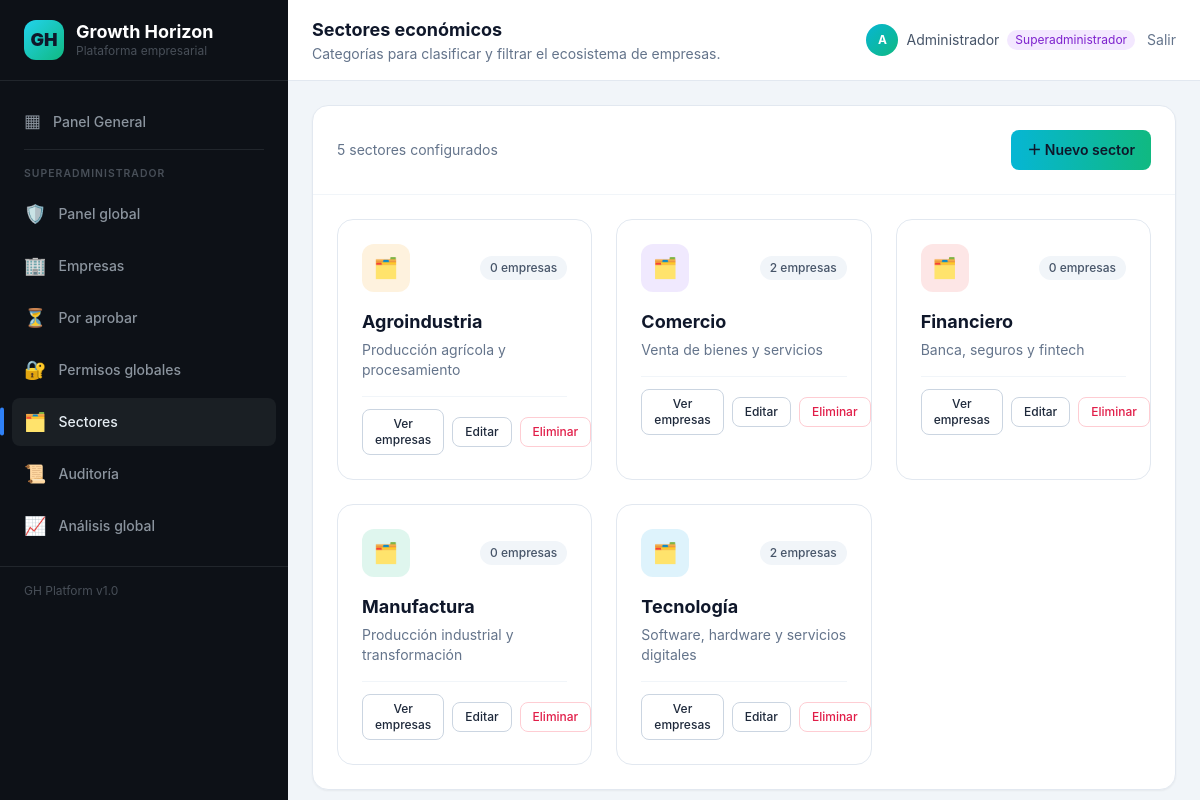
The page /sectores/ (signed in) on the database its author committed.
### models/usuario.py (models this page shows, shortened)
class Usuario(UserMixin, TimestampMixin, db.Model):
    __tablename__ = "usuarios"
    id = db.Column(db.Integer, primary_key=True)
    nombre = db.Column(db.String(120), nullable=False)
    email = db.Column(db.String(180), unique=True, nullable=False, index=True)
    password_hash = db.Column(db.String(255), nullable=False)
    rol = db.Column(db.String(40), nullable=False, default=ROL_ANALISTA)
    cargo = db.Column(db.String(80), nullable=True)
    activo = db.Column(db.Boolean, nullable=False, default=True)
    sector_id = db.Column(db.Integer, db.ForeignKey("sectores.id"), nullable=True)
    empresa_id = db.Column(db.Integer, db.ForeignKey("empresas.id", ondelete="SET NULL"), nullable=True)
    ultimo_acceso = db.Column(db.DateTime, nullable=True)
    intentos_fallidos = db.Column(db.Integer, nullable=False, default=0)
    ultimo_intento_fallido = db.Column(db.DateTime, nullable=True)
    sector = db.relationship("Sector", backref=db.backref("usuarios", lazy="dynamic", passive_deletes=True))
    empresa = db.relationship("Empresa", backref=db.backref("usuarios", lazy="dynamic", passive_deletes=True))
    auditorias = db.relationship("Auditoria", backref="usuario", lazy="dynamic")
    @property
    def es_superadmin(self):
        return self.rol == ROL_SUPERADMIN
    @property
    def tiene_empresa(self):
        return self.empresa is not None
    @property
    def etiqueta_rol(self):
        from models.roles import ROLES_DISPONIBLES
        return ROLES_DISPONIBLES.get(self.rol, self.rol)

### models/sector.py (models this page shows, shortened)
class Sector(TimestampMixin, db.Model):
    __tablename__ = "sectores"
    id = db.Column(db.Integer, primary_key=True)
    nombre = db.Column(db.String(120), unique=True, nullable=False, index=True)
    descripcion = db.Column(db.Text, nullable=True)
    color = db.Column(db.String(20), nullable=False, default="#0891b2")
    empresas = db.relationship("Empresa", backref="sector", lazy="dynamic", passive_deletes=True)

### routes/sectores.py (the view)
@sectores_bp.route("/")
@login_required
@superadmin_requerido
def listar():
    sectores = Sector.query.order_by(Sector.nombre.asc()).all()
    return render_template("sectores/listar.html", sectores=sectores)

### routes/decoradores.py (called while the page is built)
def superadmin_requerido(func):
    @wraps(func)
    def envoltura(*args, **kwargs):
        if not current_user.is_authenticated or current_user.rol != ROL_SUPERADMIN:
            _sin_acceso()
        return func(*args, **kwargs)
    return envoltura

### templates/sectores/listar.html (shortened to what this page needs)
{% extends "base.html" %}
{% block cabecera %}Sectores económicos{% endblock %}
{% block subcabecera %}Categorías para clasificar y filtrar el ecosistema de empresas.{% endblock %}
{% block contenido %}
    <div class="bg-white rounded-2xl shadow-sm border border-slate-200 overflow-hidden">
        <div class="p-6 border-b border-slate-100 flex items-center justify-between">
            <p class="text-sm text-slate-500">
                {{ sectores | length }} sector{% if sectores | length != 1 %}es{% endif %} configurados
            </p>
            <a href="{{ url_for('sectores.nuevo') }}" class="px-4 py-2.5 rounded-lg bg-gradient-to-r from-cyan-500 to-emerald-500 text-slate-900 text-sm font-semibold hover:opacity-90 transition">
                ＋ Nuevo sector
            </a>
        </div>
        <div class="grid grid-cols-1 md:grid-cols-2 lg:grid-cols-3 gap-6 p-6">
            {% for sector in sectores %}
                <div class="rounded-2xl border border-slate-200 p-6 hover:shadow-md transition">
                    <div class="flex items-center justify-between mb-4">
                        <div class="w-12 h-12 rounded-xl flex items-center justify-center text-xl"
                             style="background-color: {{ sector.color }}22; color: {{ sector.color }}">
                            🗂️
                        </div>
                        <span class="text-xs font-medium px-2.5 py-1 rounded-full bg-slate-100 text-slate-600">
                            {{ sector.empresas.count() }} empresas
                        </span>
                    </div>
                    <h3 class="font-bold text-slate-900 text-lg">{{ sector.nombre }}</h3>
                    <p class="text-sm text-slate-500 mt-1 mb-4">{{ sector.descripcion or 'Sin descripción.' }}</p>
                    <div class="flex items-center gap-2 pt-3 border-t border-slate-100">
                        <a href="{{ url_for('empresas.listar', sector=sector.id) }}"
                           class="flex-1 text-center px-3 py-1.5 rounded-lg border border-slate-300 text-xs font-medium hover:bg-slate-100 transition">Ver empresas</a>
                        <a href="{{ url_for('sectores.editar', sector_id=sector.id) }}"
                           class="px-3 py-1.5 rounded-lg border border-slate-300 text-xs font-medium hover:bg-slate-100 transition">Editar</a>
                        <form method="post" action="{{ url_for('sectores.eliminar', sector_id=sector.id) }}"
                              onsubmit="return confirm('¿Eliminar el sector {{ sector.nombre }}?')">
                            <button type="submit"
                                    class="px-3 py-1.5 rounded-lg border border-rose-200 text-rose-600 text-xs font-medium hover:bg-rose-50 transition">Eliminar</button>
                        </form>
                    </div>
                </div>
            {% else %}
                <div class="col-span-full text-center py-16">
                    <p class="text-slate-400 text-sm">Aún no hay sectores configurados.</p>
                    <a href="{{ url_for('sectores.nuevo') }}" class="inline-block mt-3 text-sm text-cyan-600 hover:text-cyan-700">＋ Crear el primer sector</a>
                </div>
            {% endfor %}
        </div>
    </div>
{% endblock %}

### templates/base.html (shortened to what this page needs)
<!DOCTYPE html>
<html lang="es" class="h-full">
<head>
    <script src="https://cdn.tailwindcss.com"></script>
    <link rel="stylesheet" href="https://cdnjs.cloudflare.com/ajax/libs/animate.css/4.1.1/animate.min.css" />
    <link rel="stylesheet" href="{{ url_for('static', filename='css/ripple.css') }}" />
</head>
<body class="h-full bg-slate-100 text-slate-800 antialiased">
    <div class="flex h-screen overflow-hidden" x-data="{ empresaMenu: true }">
        <aside class="w-72 flex-col shrink-0 gh-sidebar" x-show="empresaMenu">
            <div class="flex items-center gap-3 px-6 py-5 border-b" style="border-color: #21262C;">
                <div
                    class="w-10 h-10 rounded-xl bg-gradient-to-br from-cyan-400 to-emerald-500 flex items-center justify-center text-lg font-black text-slate-900">
                    GH</div>
                <div>
                    <h1 class="text-white font-bold text-lg leading-tight">Growth Horizon</h1>
                    <p class="text-xs" style="color: #484f58;">Plataforma empresarial</p>
                </div>
            </div>
            <nav class="flex-1 overflow-y-auto scrollbar-thin px-3 py-4 space-y-1">
                <a href="{{ url_for('main.dashboard') }}"
                    class="gh-nav-item {% if request.endpoint == 'main.dashboard' %}gh-active{% endif %}">
                    <span class="text-lg">▦</span> Panel General
                </a>
                {% if current_user.is_authenticated and current_user.es_superadmin %}
                <div class="gh-divider"></div>
                <p class="gh-section-label">Superadministrador</p>
                <a href="{{ url_for('superadmin.panel') }}"
                    class="gh-nav-item {% if request.endpoint and request.endpoint.startswith('superadmin') %}gh-active{% endif %}">
                    <span class="text-lg">🛡️</span> Panel global
                </a>
                <a href="{{ url_for('superadmin.empresas') }}"
                    class="gh-nav-item {% if request.endpoint == 'superadmin.empresas' %}gh-active{% endif %}">
                    <span class="text-lg">🏢</span> Empresas
                </a>
                <a href="{{ url_for('superadmin.empresas_pendientes') }}"
                    class="gh-nav-item {% if request.endpoint == 'superadmin.empresas_pendientes' %}gh-active{% endif %}">
                    <span class="flex items-center gap-3 flex-1"><span class="text-lg">⏳</span> Por aprobar</span>
                </a>
                <a href="{{ url_for('superadmin.permisos') }}"
                    class="gh-nav-item {% if request.endpoint == 'superadmin.permisos' %}gh-active{% endif %}">
                    <span class="text-lg">🔐</span> Permisos globales
                </a>
                <a href="{{ url_for('sectores.listar') }}"
                    class="gh-nav-item {% if request.endpoint and request.endpoint.startswith('sectores') %}gh-active{% endif %}">
                    <span class="text-lg">🗂️</span> Sectores
                </a>
                <a href="{{ url_for('seguridad.auditoria') }}"
                    class="gh-nav-item {% if request.endpoint and request.endpoint.startswith('seguridad') %}gh-active{% endif %}">
                    <span class="text-lg">📜</span> Auditoría
                </a>
                <a href="{{ url_for('analisis.principal') }}"
                    class="gh-nav-item {% if request.endpoint == 'analisis.principal' %}gh-active{% endif %}">
                    <span class="text-lg">📈</span> Análisis global
                </a>
                {% endif %}
            </nav>
            <div class="gh-sidebar-footer px-6 py-4 text-xs">
                GH Platform v1.0
            </div>
        </aside>
        <div class="flex-1 flex flex-col overflow-hidden pt-14 md:pt-0">
            <header class="bg-white border-b border-slate-200 px-6 py-4 flex items-center justify-between">
                <div>
                    <h2 class="text-lg font-bold text-slate-900">{% block cabecera %}{% endblock %}</h2>
                    <p class="text-sm text-slate-500">{% block subcabecera %}{% endblock %}</p>
                </div>
                <div class="flex items-center gap-3">
                    {% if current_user.is_authenticated %}
                    <span class="hidden sm:inline-flex items-center gap-2 text-sm text-slate-600">
                        <span
                            class="w-8 h-8 rounded-full bg-gradient-to-br from-cyan-500 to-emerald-500 text-white flex items-center justify-center text-xs font-bold">
                            {{ current_user.nombre[:1] | upper }}
                        </span>
                        {{ current_user.nombre }}
                        <span
                            class="px-2 py-0.5 text-xs rounded-full
                            {% if current_user.es_superadmin %}bg-purple-100 text-purple-700
                            {% elif current_user.es_admin_empresa %}bg-emerald-100 text-emerald-700
                            {% elif current_user.es_empleado %}bg-sky-100 text-sky-700
                            {% else %}bg-slate-100 text-slate-700{% endif %}">
                            {{ current_user.etiqueta_rol }}
                        </span>
                    </span>
                    <a href="{{ url_for('auth.logout') }}"
                        class="text-sm text-slate-500 hover:text-red-600 transition">Salir</a>
                    {% endif %}
                </div>
            </header>
            <main class="flex-1 overflow-y-auto scrollbar-thin p-6">
                {% block contenido %}{% block content %}{% endblock %}{% endblock %}
            </main>
        </div>
    </div>
</body>
</html>

### templates/base.html (style rules this page uses)
body { font-family: 'Inter', system-ui, -apple-system, sans-serif; }
.gh-sidebar { background-color: #0D1117; }
.gh-sidebar .gh-nav-item { position: relative; display: flex; align-items: center; gap: 0.75rem; padding: 0.625rem 0.75rem; border-radius: 0.5rem; font-size: 0.875rem; font-weight: 500; color: #8b949e; background-color: transparent; cursor: pointer; transition: background-color 300ms ease, color 200ms ease, filter 300ms ease, transform 300ms ease; }
.gh-sidebar .gh-nav-item:active, .gh-sidebar .gh-nav-item.gh-active { background-color: #1A1F24; color: #e6edf3; outline: none; }
.gh-sidebar .gh-nav-item::before { content: ""; position: absolute; top: 50%; left: -12px; width: 4px; height: 0; background-color: #2F81F7; border-radius: 4px; transform: translateY(-50%); opacity: 0; transition: height 250ms cubic-bezier(0.25, 0.8, 0.25, 1), opacity 250ms ease; }
.gh-sidebar .gh-nav-item:active::before, .gh-sidebar .gh-nav-item.gh-active::before { height: 60%; opacity: 1; }
.gh-sidebar .gh-section-label { padding: 0.75rem 0.75rem 0.25rem; font-size: 0.65rem; font-weight: 600; text-transform: uppercase; letter-spacing: 0.1em; color: #484f58; }
.gh-sidebar .gh-divider { height: 1px; background-color: #21262C; margin: 0.5rem 0.75rem; }
.gh-sidebar-footer { border-top: 1px solid #21262C; color: #484f58; }

### rows shown on the page
Usuario: nombre "A", nombre "Administrador", etiqueta_rol "Superadministrador"
Sector: empresas.count "0", nombre "Agroindustria", descripcion "Producción agrícola y procesamiento"
Sector: empresas.count "2", nombre "Comercio", descripcion "Venta de bienes y servicios"
Sector: empresas.count "0", nombre "Financiero", descripcion "Banca, seguros y fintech"
Sector: empresas.count "0", nombre "Manufactura", descripcion "Producción industrial y transformación"
Sector: empresas.count "2", nombre "Tecnología", descripcion "Software, hardware y servicios digitales"

### other values the page prints
{{ sectores | length }} "5"
